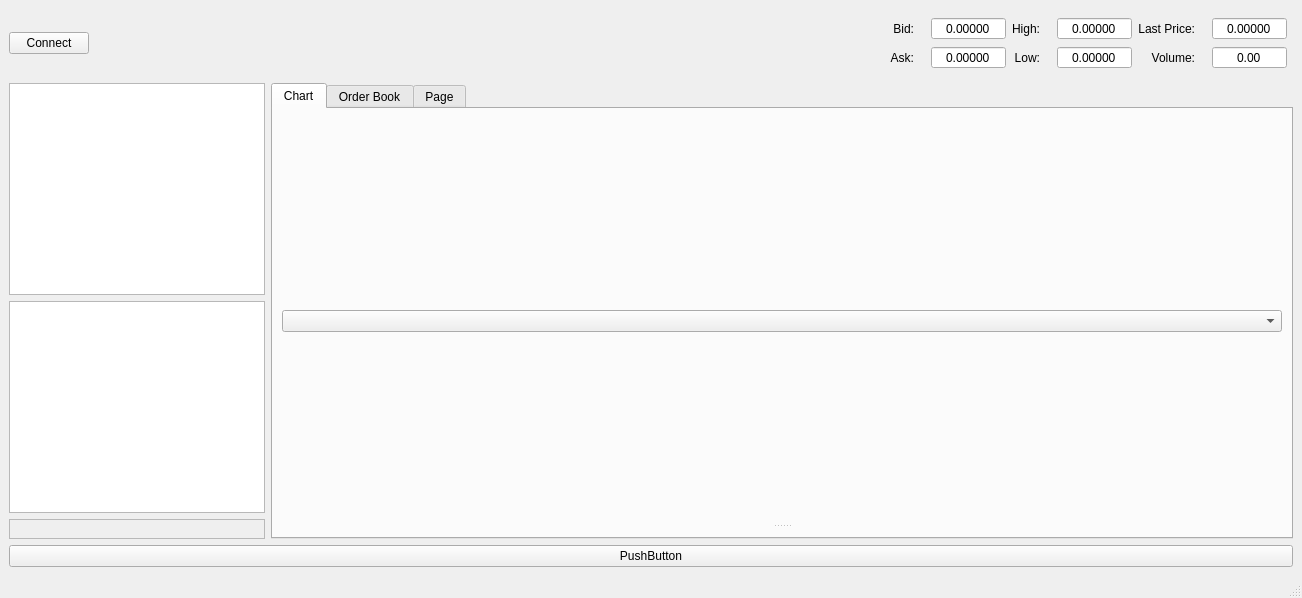
<?xml version="1.0" encoding="UTF-8"?>
<ui version="4.0">
 <class>GroxMainWindow</class>
 <widget class="QMainWindow" name="GroxMainWindow">
  <property name="geometry">
   <rect>
    <x>0</x>
    <y>0</y>
    <width>1302</width>
    <height>598</height>
   </rect>
  </property>
  <property name="windowTitle">
   <string>GroxMainWindow</string>
  </property>
  <widget class="QWidget" name="centralwidget">
   <layout class="QVBoxLayout" name="verticalLayout_2">
    <item>
     <layout class="QHBoxLayout" name="topLayout">
      <property name="sizeConstraint">
       <enum>QLayout::SetDefaultConstraint</enum>
      </property>
      <item>
       <widget class="QPushButton" name="connect_button">
        <property name="text">
         <string>Connect</string>
        </property>
       </widget>
      </item>
      <item>
       <spacer name="horizontalSpacer">
        <property name="orientation">
         <enum>Qt::Horizontal</enum>
        </property>
        <property name="sizeHint" stdset="0">
         <size>
          <width>40</width>
          <height>20</height>
         </size>
        </property>
       </spacer>
      </item>
      <item>
       <widget class="QWidget" name="widgetMarket" native="true">
        <property name="sizePolicy">
         <sizepolicy hsizetype="Preferred" vsizetype="Preferred">
          <horstretch>0</horstretch>
          <verstretch>0</verstretch>
         </sizepolicy>
        </property>
        <property name="minimumSize">
         <size>
          <width>0</width>
          <height>0</height>
         </size>
        </property>
        <property name="maximumSize">
         <size>
          <width>590</width>
          <height>80</height>
         </size>
        </property>
        <property name="accessibleName">
         <string>MARKET_GROUPBOX</string>
        </property>
        <property name="accessibleDescription">
         <string/>
        </property>
        <layout class="QHBoxLayout" name="horizontalLayout_12">
         <property name="spacing">
          <number>6</number>
         </property>
         <property name="leftMargin">
          <number>6</number>
         </property>
         <property name="topMargin">
          <number>8</number>
         </property>
         <property name="rightMargin">
          <number>6</number>
         </property>
         <property name="bottomMargin">
          <number>8</number>
         </property>
         <item>
          <layout class="QGridLayout" name="gridLayout_11">
           <property name="horizontalSpacing">
            <number>4</number>
           </property>
           <property name="verticalSpacing">
            <number>6</number>
           </property>
           <item row="0" column="0">
            <widget class="QLabel" name="bidsLabelIndicator">
             <property name="sizePolicy">
              <sizepolicy hsizetype="Preferred" vsizetype="Preferred">
               <horstretch>0</horstretch>
               <verstretch>0</verstretch>
              </sizepolicy>
             </property>
             <property name="accessibleName">
              <string>TR00008</string>
             </property>
             <property name="text">
              <string>Bid:</string>
             </property>
             <property name="alignment">
              <set>Qt::AlignRight|Qt::AlignTrailing|Qt::AlignVCenter</set>
             </property>
            </widget>
           </item>
           <item row="0" column="1">
            <widget class="QLabel" name="usdLabel2">
             <property name="sizePolicy">
              <sizepolicy hsizetype="Maximum" vsizetype="Preferred">
               <horstretch>0</horstretch>
               <verstretch>0</verstretch>
              </sizepolicy>
             </property>
             <property name="font">
              <font>
               <pointsize>11</pointsize>
               <weight>50</weight>
               <bold>false</bold>
              </font>
             </property>
             <property name="accessibleDescription">
              <string>USD_ICON</string>
             </property>
             <property name="text">
              <string/>
             </property>
             <property name="alignment">
              <set>Qt::AlignCenter</set>
             </property>
            </widget>
           </item>
           <item row="0" column="2">
            <widget class="QDoubleSpinBox" name="marketBid">
             <property name="sizePolicy">
              <sizepolicy hsizetype="Preferred" vsizetype="Fixed">
               <horstretch>0</horstretch>
               <verstretch>0</verstretch>
              </sizepolicy>
             </property>
             <property name="minimumSize">
              <size>
               <width>70</width>
               <height>0</height>
              </size>
             </property>
             <property name="whatsThis">
              <string>BidPrice</string>
             </property>
             <property name="accessibleName">
              <string>PRICE</string>
             </property>
             <property name="accessibleDescription">
              <string>CAN_BE_ZERO</string>
             </property>
             <property name="alignment">
              <set>Qt::AlignCenter</set>
             </property>
             <property name="readOnly">
              <bool>true</bool>
             </property>
             <property name="buttonSymbols">
              <enum>QAbstractSpinBox::NoButtons</enum>
             </property>
             <property name="prefix">
              <string/>
             </property>
             <property name="decimals">
              <number>5</number>
             </property>
             <property name="minimum">
              <double>0.000000000000000</double>
             </property>
             <property name="maximum">
              <double>9999.000000000000000</double>
             </property>
            </widget>
           </item>
           <item row="1" column="0">
            <widget class="QLabel" name="asksLabelIndicator">
             <property name="sizePolicy">
              <sizepolicy hsizetype="Preferred" vsizetype="Preferred">
               <horstretch>0</horstretch>
               <verstretch>0</verstretch>
              </sizepolicy>
             </property>
             <property name="accessibleName">
              <string>TR00009</string>
             </property>
             <property name="text">
              <string>Ask:</string>
             </property>
             <property name="alignment">
              <set>Qt::AlignRight|Qt::AlignTrailing|Qt::AlignVCenter</set>
             </property>
            </widget>
           </item>
           <item row="1" column="1">
            <widget class="QLabel" name="usdLabel3">
             <property name="sizePolicy">
              <sizepolicy hsizetype="Maximum" vsizetype="Preferred">
               <horstretch>0</horstretch>
               <verstretch>0</verstretch>
              </sizepolicy>
             </property>
             <property name="font">
              <font>
               <pointsize>11</pointsize>
               <weight>50</weight>
               <bold>false</bold>
              </font>
             </property>
             <property name="accessibleDescription">
              <string>USD_ICON</string>
             </property>
             <property name="text">
              <string/>
             </property>
             <property name="alignment">
              <set>Qt::AlignCenter</set>
             </property>
            </widget>
           </item>
           <item row="1" column="2">
            <widget class="QDoubleSpinBox" name="marketAsk">
             <property name="sizePolicy">
              <sizepolicy hsizetype="Preferred" vsizetype="Fixed">
               <horstretch>0</horstretch>
               <verstretch>0</verstretch>
              </sizepolicy>
             </property>
             <property name="minimumSize">
              <size>
               <width>70</width>
               <height>0</height>
              </size>
             </property>
             <property name="whatsThis">
              <string>AskPrice</string>
             </property>
             <property name="accessibleName">
              <string>PRICE</string>
             </property>
             <property name="accessibleDescription">
              <string>CAN_BE_ZERO</string>
             </property>
             <property name="alignment">
              <set>Qt::AlignCenter</set>
             </property>
             <property name="readOnly">
              <bool>true</bool>
             </property>
             <property name="buttonSymbols">
              <enum>QAbstractSpinBox::NoButtons</enum>
             </property>
             <property name="prefix">
              <string/>
             </property>
             <property name="decimals">
              <number>5</number>
             </property>
             <property name="minimum">
              <double>0.000000000000000</double>
             </property>
             <property name="maximum">
              <double>9999.000000000000000</double>
             </property>
            </widget>
           </item>
          </layout>
         </item>
         <item>
          <layout class="QGridLayout" name="highLowLayout">
           <property name="sizeConstraint">
            <enum>QLayout::SetDefaultConstraint</enum>
           </property>
           <property name="leftMargin">
            <number>0</number>
           </property>
           <property name="horizontalSpacing">
            <number>4</number>
           </property>
           <property name="verticalSpacing">
            <number>6</number>
           </property>
           <item row="1" column="0">
            <widget class="QLabel" name="label_21">
             <property name="sizePolicy">
              <sizepolicy hsizetype="Preferred" vsizetype="Preferred">
               <horstretch>0</horstretch>
               <verstretch>0</verstretch>
              </sizepolicy>
             </property>
             <property name="accessibleName">
              <string>TR00011</string>
             </property>
             <property name="text">
              <string>Low:</string>
             </property>
             <property name="alignment">
              <set>Qt::AlignRight|Qt::AlignTrailing|Qt::AlignVCenter</set>
             </property>
            </widget>
           </item>
           <item row="0" column="2">
            <widget class="QDoubleSpinBox" name="marketHigh">
             <property name="sizePolicy">
              <sizepolicy hsizetype="Preferred" vsizetype="Fixed">
               <horstretch>0</horstretch>
               <verstretch>0</verstretch>
              </sizepolicy>
             </property>
             <property name="minimumSize">
              <size>
               <width>70</width>
               <height>0</height>
              </size>
             </property>
             <property name="whatsThis">
              <string>HighPrice</string>
             </property>
             <property name="accessibleName">
              <string>PRICE</string>
             </property>
             <property name="accessibleDescription">
              <string>CAN_BE_ZERO</string>
             </property>
             <property name="alignment">
              <set>Qt::AlignCenter</set>
             </property>
             <property name="readOnly">
              <bool>true</bool>
             </property>
             <property name="buttonSymbols">
              <enum>QAbstractSpinBox::NoButtons</enum>
             </property>
             <property name="prefix">
              <string/>
             </property>
             <property name="decimals">
              <number>5</number>
             </property>
             <property name="minimum">
              <double>0.000000000000000</double>
             </property>
             <property name="maximum">
              <double>9999.000000000000000</double>
             </property>
            </widget>
           </item>
           <item row="1" column="2">
            <widget class="QDoubleSpinBox" name="marketLow">
             <property name="sizePolicy">
              <sizepolicy hsizetype="Preferred" vsizetype="Fixed">
               <horstretch>0</horstretch>
               <verstretch>0</verstretch>
              </sizepolicy>
             </property>
             <property name="minimumSize">
              <size>
               <width>70</width>
               <height>0</height>
              </size>
             </property>
             <property name="whatsThis">
              <string>LowPrice</string>
             </property>
             <property name="accessibleName">
              <string>PRICE</string>
             </property>
             <property name="accessibleDescription">
              <string>CAN_BE_ZERO</string>
             </property>
             <property name="alignment">
              <set>Qt::AlignCenter</set>
             </property>
             <property name="readOnly">
              <bool>true</bool>
             </property>
             <property name="buttonSymbols">
              <enum>QAbstractSpinBox::NoButtons</enum>
             </property>
             <property name="prefix">
              <string/>
             </property>
             <property name="decimals">
              <number>5</number>
             </property>
             <property name="minimum">
              <double>0.000000000000000</double>
             </property>
             <property name="maximum">
              <double>9999.000000000000000</double>
             </property>
            </widget>
           </item>
           <item row="1" column="1">
            <widget class="QLabel" name="usdLabel5">
             <property name="sizePolicy">
              <sizepolicy hsizetype="Maximum" vsizetype="Preferred">
               <horstretch>0</horstretch>
               <verstretch>0</verstretch>
              </sizepolicy>
             </property>
             <property name="font">
              <font>
               <pointsize>11</pointsize>
               <weight>50</weight>
               <bold>false</bold>
              </font>
             </property>
             <property name="accessibleDescription">
              <string>USD_ICON</string>
             </property>
             <property name="text">
              <string/>
             </property>
             <property name="alignment">
              <set>Qt::AlignCenter</set>
             </property>
            </widget>
           </item>
           <item row="0" column="0">
            <widget class="QLabel" name="label_20">
             <property name="sizePolicy">
              <sizepolicy hsizetype="Preferred" vsizetype="Preferred">
               <horstretch>0</horstretch>
               <verstretch>0</verstretch>
              </sizepolicy>
             </property>
             <property name="accessibleName">
              <string>TR00010</string>
             </property>
             <property name="text">
              <string>High:</string>
             </property>
             <property name="alignment">
              <set>Qt::AlignRight|Qt::AlignTrailing|Qt::AlignVCenter</set>
             </property>
            </widget>
           </item>
           <item row="0" column="1">
            <widget class="QLabel" name="usdLabel4">
             <property name="sizePolicy">
              <sizepolicy hsizetype="Maximum" vsizetype="Preferred">
               <horstretch>0</horstretch>
               <verstretch>0</verstretch>
              </sizepolicy>
             </property>
             <property name="font">
              <font>
               <pointsize>11</pointsize>
               <weight>50</weight>
               <bold>false</bold>
              </font>
             </property>
             <property name="accessibleDescription">
              <string>USD_ICON</string>
             </property>
             <property name="text">
              <string/>
             </property>
             <property name="alignment">
              <set>Qt::AlignCenter</set>
             </property>
            </widget>
           </item>
          </layout>
         </item>
         <item>
          <layout class="QGridLayout" name="gridLayout_16">
           <property name="sizeConstraint">
            <enum>QLayout::SetMaximumSize</enum>
           </property>
           <property name="leftMargin">
            <number>0</number>
           </property>
           <property name="topMargin">
            <number>0</number>
           </property>
           <property name="horizontalSpacing">
            <number>4</number>
           </property>
           <property name="verticalSpacing">
            <number>6</number>
           </property>
           <item row="1" column="0">
            <widget class="QLabel" name="marketVolumeLabel">
             <property name="sizePolicy">
              <sizepolicy hsizetype="Preferred" vsizetype="Preferred">
               <horstretch>0</horstretch>
               <verstretch>0</verstretch>
              </sizepolicy>
             </property>
             <property name="accessibleName">
              <string>TR00013</string>
             </property>
             <property name="text">
              <string>Volume:</string>
             </property>
             <property name="alignment">
              <set>Qt::AlignRight|Qt::AlignTrailing|Qt::AlignVCenter</set>
             </property>
            </widget>
           </item>
           <item row="1" column="1">
            <widget class="QLabel" name="btcLabel4">
             <property name="sizePolicy">
              <sizepolicy hsizetype="Maximum" vsizetype="Preferred">
               <horstretch>0</horstretch>
               <verstretch>0</verstretch>
              </sizepolicy>
             </property>
             <property name="font">
              <font>
               <pointsize>11</pointsize>
               <weight>50</weight>
               <bold>false</bold>
              </font>
             </property>
             <property name="accessibleDescription">
              <string>BTC_ICON</string>
             </property>
             <property name="text">
              <string/>
             </property>
             <property name="alignment">
              <set>Qt::AlignCenter</set>
             </property>
            </widget>
           </item>
           <item row="1" column="2">
            <widget class="QDoubleSpinBox" name="marketVolume">
             <property name="sizePolicy">
              <sizepolicy hsizetype="Preferred" vsizetype="Fixed">
               <horstretch>0</horstretch>
               <verstretch>0</verstretch>
              </sizepolicy>
             </property>
             <property name="minimumSize">
              <size>
               <width>70</width>
               <height>0</height>
              </size>
             </property>
             <property name="whatsThis">
              <string>DayVolume</string>
             </property>
             <property name="accessibleName">
              <string/>
             </property>
             <property name="alignment">
              <set>Qt::AlignCenter</set>
             </property>
             <property name="readOnly">
              <bool>true</bool>
             </property>
             <property name="buttonSymbols">
              <enum>QAbstractSpinBox::NoButtons</enum>
             </property>
             <property name="specialValueText">
              <string/>
             </property>
             <property name="prefix">
              <string/>
             </property>
             <property name="decimals">
              <number>2</number>
             </property>
             <property name="minimum">
              <double>0.000000000000000</double>
             </property>
             <property name="maximum">
              <double>9999999.000000000000000</double>
             </property>
             <property name="singleStep">
              <double>0.100000000000000</double>
             </property>
            </widget>
           </item>
           <item row="0" column="2">
            <widget class="QDoubleSpinBox" name="marketLast">
             <property name="sizePolicy">
              <sizepolicy hsizetype="Preferred" vsizetype="Fixed">
               <horstretch>0</horstretch>
               <verstretch>0</verstretch>
              </sizepolicy>
             </property>
             <property name="minimumSize">
              <size>
               <width>70</width>
               <height>0</height>
              </size>
             </property>
             <property name="whatsThis">
              <string>LastPrice</string>
             </property>
             <property name="accessibleName">
              <string>PRICE</string>
             </property>
             <property name="accessibleDescription">
              <string>CAN_BE_ZERO</string>
             </property>
             <property name="alignment">
              <set>Qt::AlignCenter</set>
             </property>
             <property name="readOnly">
              <bool>true</bool>
             </property>
             <property name="buttonSymbols">
              <enum>QAbstractSpinBox::NoButtons</enum>
             </property>
             <property name="prefix">
              <string/>
             </property>
             <property name="decimals">
              <number>5</number>
             </property>
             <property name="minimum">
              <double>0.000000000000000</double>
             </property>
             <property name="maximum">
              <double>9999.000000000000000</double>
             </property>
            </widget>
           </item>
           <item row="0" column="0">
            <widget class="QLabel" name="label_24">
             <property name="sizePolicy">
              <sizepolicy hsizetype="Preferred" vsizetype="Preferred">
               <horstretch>0</horstretch>
               <verstretch>0</verstretch>
              </sizepolicy>
             </property>
             <property name="accessibleName">
              <string>TR00012</string>
             </property>
             <property name="text">
              <string>Last Price:</string>
             </property>
             <property name="alignment">
              <set>Qt::AlignRight|Qt::AlignTrailing|Qt::AlignVCenter</set>
             </property>
            </widget>
           </item>
           <item row="0" column="1">
            <widget class="QLabel" name="usdLabel6">
             <property name="sizePolicy">
              <sizepolicy hsizetype="Maximum" vsizetype="Preferred">
               <horstretch>0</horstretch>
               <verstretch>0</verstretch>
              </sizepolicy>
             </property>
             <property name="font">
              <font>
               <pointsize>11</pointsize>
               <weight>50</weight>
               <bold>false</bold>
              </font>
             </property>
             <property name="accessibleDescription">
              <string>USD_ICON</string>
             </property>
             <property name="text">
              <string/>
             </property>
             <property name="alignment">
              <set>Qt::AlignCenter</set>
             </property>
            </widget>
           </item>
          </layout>
         </item>
        </layout>
       </widget>
      </item>
     </layout>
    </item>
    <item>
     <layout class="QHBoxLayout" name="horizontalLayout">
      <item>
       <layout class="QVBoxLayout" name="verticalLayout">
        <item>
         <widget class="QPlainTextEdit" name="json_text_1">
          <property name="sizePolicy">
           <sizepolicy hsizetype="Expanding" vsizetype="Expanding">
            <horstretch>0</horstretch>
            <verstretch>0</verstretch>
           </sizepolicy>
          </property>
         </widget>
        </item>
        <item>
         <widget class="QPlainTextEdit" name="json_text_3">
          <property name="sizePolicy">
           <sizepolicy hsizetype="Expanding" vsizetype="Expanding">
            <horstretch>0</horstretch>
            <verstretch>0</verstretch>
           </sizepolicy>
          </property>
         </widget>
        </item>
        <item>
         <widget class="QFrame" name="order_frame">
          <property name="minimumSize">
           <size>
            <width>0</width>
            <height>0</height>
           </size>
          </property>
          <property name="frameShape">
           <enum>QFrame::StyledPanel</enum>
          </property>
          <property name="frameShadow">
           <enum>QFrame::Raised</enum>
          </property>
          <layout class="QGridLayout" name="gridLayout">
           <item row="0" column="0">
            <layout class="QVBoxLayout" name="orderbook_layout"/>
           </item>
          </layout>
         </widget>
        </item>
       </layout>
      </item>
      <item>
       <widget class="QTabWidget" name="tabWidget">
        <property name="sizePolicy">
         <sizepolicy hsizetype="Expanding" vsizetype="Expanding">
          <horstretch>1</horstretch>
          <verstretch>1</verstretch>
         </sizepolicy>
        </property>
        <property name="currentIndex">
         <number>0</number>
        </property>
        <widget class="QWidget" name="chart_tab">
         <attribute name="title">
          <string>Chart</string>
         </attribute>
         <layout class="QVBoxLayout" name="verticalLayout_3">
          <item>
           <widget class="QSplitter" name="splitter_2">
            <property name="orientation">
             <enum>Qt::Vertical</enum>
            </property>
            <widget class="QWidget" name="horizontalLayoutWidget">
             <layout class="QHBoxLayout" name="candlestick_layout">
              <item>
               <widget class="QComboBox" name="candle_combo">
                <property name="currentText">
                 <string/>
                </property>
               </widget>
              </item>
             </layout>
            </widget>
            <widget class="QWidget" name="verticalLayoutWidget">
             <layout class="QVBoxLayout" name="volume_layout"/>
            </widget>
           </widget>
          </item>
         </layout>
        </widget>
        <widget class="QWidget" name="tab_2">
         <attribute name="title">
          <string>Order Book</string>
         </attribute>
         <layout class="QVBoxLayout" name="verticalLayout_4">
          <item>
           <layout class="QGridLayout" name="gridLayout_27">
            <item row="0" column="3">
             <widget class="QLabel" name="bidsLabel">
              <property name="sizePolicy">
               <sizepolicy hsizetype="Expanding" vsizetype="Preferred">
                <horstretch>0</horstretch>
                <verstretch>0</verstretch>
               </sizepolicy>
              </property>
              <property name="accessibleName">
               <string>BUY_ORDERS</string>
              </property>
              <property name="styleSheet">
               <string notr="true">color: blue</string>
              </property>
              <property name="text">
               <string>Bids</string>
              </property>
              <property name="alignment">
               <set>Qt::AlignCenter</set>
              </property>
             </widget>
            </item>
            <item row="0" column="0">
             <widget class="QLabel" name="asksLabel">
              <property name="sizePolicy">
               <sizepolicy hsizetype="Expanding" vsizetype="Preferred">
                <horstretch>0</horstretch>
                <verstretch>0</verstretch>
               </sizepolicy>
              </property>
              <property name="accessibleName">
               <string>SELL_ORDERS</string>
              </property>
              <property name="styleSheet">
               <string notr="true">color: red</string>
              </property>
              <property name="text">
               <string>Asks</string>
              </property>
              <property name="alignment">
               <set>Qt::AlignCenter</set>
              </property>
             </widget>
            </item>
            <item row="0" column="1">
             <widget class="QPushButton" name="swapDepth">
              <property name="text">
               <string/>
              </property>
              <property name="icon">
               <iconset>
                <normaloff>:/Resources/Swap.png</normaloff>:/Resources/Swap.png</iconset>
              </property>
              <property name="iconSize">
               <size>
                <width>32</width>
                <height>16</height>
               </size>
              </property>
             </widget>
            </item>
           </layout>
          </item>
          <item>
           <layout class="QHBoxLayout" name="horizontalLayout_20">
            <property name="rightMargin">
             <number>10</number>
            </property>
            <item>
             <widget class="QLabel" name="lagApiLabel_2">
              <property name="sizePolicy">
               <sizepolicy hsizetype="Preferred" vsizetype="Maximum">
                <horstretch>0</horstretch>
                <verstretch>0</verstretch>
               </sizepolicy>
              </property>
              <property name="minimumSize">
               <size>
                <width>0</width>
                <height>0</height>
               </size>
              </property>
              <property name="accessibleName">
               <string>TR00016</string>
              </property>
              <property name="text">
               <string>Lag:</string>
              </property>
              <property name="alignment">
               <set>Qt::AlignRight|Qt::AlignTrailing|Qt::AlignVCenter</set>
              </property>
             </widget>
            </item>
            <item>
             <widget class="QDoubleSpinBox" name="depthLag">
              <property name="sizePolicy">
               <sizepolicy hsizetype="Preferred" vsizetype="Fixed">
                <horstretch>0</horstretch>
                <verstretch>0</verstretch>
               </sizepolicy>
              </property>
              <property name="minimumSize">
               <size>
                <width>90</width>
                <height>0</height>
               </size>
              </property>
              <property name="accessibleName">
               <string>TR00113</string>
              </property>
              <property name="styleSheet">
               <string notr="true"/>
              </property>
              <property name="alignment">
               <set>Qt::AlignCenter</set>
              </property>
              <property name="readOnly">
               <bool>true</bool>
              </property>
              <property name="buttonSymbols">
               <enum>QAbstractSpinBox::NoButtons</enum>
              </property>
              <property name="prefix">
               <string/>
              </property>
              <property name="suffix">
               <string> sec</string>
              </property>
              <property name="decimals">
               <number>3</number>
              </property>
              <property name="minimum">
               <double>0.000000000000000</double>
              </property>
              <property name="maximum">
               <double>9999.000000000000000</double>
              </property>
              <property name="value">
               <double>9999.000000000000000</double>
              </property>
             </widget>
            </item>
            <item>
             <spacer name="horizontalSpacer_8">
              <property name="orientation">
               <enum>Qt::Horizontal</enum>
              </property>
              <property name="sizeHint" stdset="0">
               <size>
                <width>0</width>
                <height>20</height>
               </size>
              </property>
             </spacer>
            </item>
           </layout>
          </item>
          <item>
           <spacer name="horizontalSpacer_9">
            <property name="orientation">
             <enum>Qt::Horizontal</enum>
            </property>
            <property name="sizeHint" stdset="0">
             <size>
              <width>999</width>
              <height>20</height>
             </size>
            </property>
           </spacer>
          </item>
          <item>
           <layout class="QHBoxLayout" name="horizontalLayout_15">
            <item>
             <widget class="QTableView" name="depthAsksTable">
              <property name="contextMenuPolicy">
               <enum>Qt::CustomContextMenu</enum>
              </property>
              <property name="styleSheet">
               <string notr="true">font-size:12px</string>
              </property>
              <property name="horizontalScrollBarPolicy">
               <enum>Qt::ScrollBarAlwaysOff</enum>
              </property>
              <property name="editTriggers">
               <set>QAbstractItemView::NoEditTriggers</set>
              </property>
              <property name="showDropIndicator" stdset="0">
               <bool>false</bool>
              </property>
              <property name="alternatingRowColors">
               <bool>true</bool>
              </property>
              <property name="selectionBehavior">
               <enum>QAbstractItemView::SelectRows</enum>
              </property>
              <property name="textElideMode">
               <enum>Qt::ElideNone</enum>
              </property>
              <property name="verticalScrollMode">
               <enum>QAbstractItemView::ScrollPerPixel</enum>
              </property>
              <property name="horizontalScrollMode">
               <enum>QAbstractItemView::ScrollPerPixel</enum>
              </property>
              <property name="showGrid">
               <bool>false</bool>
              </property>
              <property name="wordWrap">
               <bool>false</bool>
              </property>
              <attribute name="horizontalHeaderMinimumSectionSize">
               <number>10</number>
              </attribute>
              <attribute name="horizontalHeaderHighlightSections">
               <bool>false</bool>
              </attribute>
              <attribute name="verticalHeaderVisible">
               <bool>false</bool>
              </attribute>
              <attribute name="verticalHeaderHighlightSections">
               <bool>false</bool>
              </attribute>
             </widget>
            </item>
            <item>
             <widget class="QTableView" name="depthBidsTable">
              <property name="contextMenuPolicy">
               <enum>Qt::CustomContextMenu</enum>
              </property>
              <property name="styleSheet">
               <string notr="true">font-size:12px</string>
              </property>
              <property name="horizontalScrollBarPolicy">
               <enum>Qt::ScrollBarAlwaysOff</enum>
              </property>
              <property name="editTriggers">
               <set>QAbstractItemView::NoEditTriggers</set>
              </property>
              <property name="showDropIndicator" stdset="0">
               <bool>false</bool>
              </property>
              <property name="alternatingRowColors">
               <bool>true</bool>
              </property>
              <property name="selectionBehavior">
               <enum>QAbstractItemView::SelectRows</enum>
              </property>
              <property name="textElideMode">
               <enum>Qt::ElideNone</enum>
              </property>
              <property name="verticalScrollMode">
               <enum>QAbstractItemView::ScrollPerPixel</enum>
              </property>
              <property name="horizontalScrollMode">
               <enum>QAbstractItemView::ScrollPerPixel</enum>
              </property>
              <property name="showGrid">
               <bool>false</bool>
              </property>
              <property name="wordWrap">
               <bool>false</bool>
              </property>
              <attribute name="horizontalHeaderMinimumSectionSize">
               <number>10</number>
              </attribute>
              <attribute name="horizontalHeaderHighlightSections">
               <bool>false</bool>
              </attribute>
              <attribute name="verticalHeaderVisible">
               <bool>false</bool>
              </attribute>
              <attribute name="verticalHeaderHighlightSections">
               <bool>false</bool>
              </attribute>
             </widget>
            </item>
           </layout>
          </item>
          <item>
           <layout class="QGridLayout" name="gridLayout_31">
            <property name="topMargin">
             <number>3</number>
            </property>
            <item row="0" column="1">
             <widget class="QLabel" name="usdLabel2_2">
              <property name="sizePolicy">
               <sizepolicy hsizetype="Maximum" vsizetype="Preferred">
                <horstretch>0</horstretch>
                <verstretch>0</verstretch>
               </sizepolicy>
              </property>
              <property name="font">
               <font>
                <pointsize>11</pointsize>
                <weight>50</weight>
                <bold>false</bold>
               </font>
              </property>
              <property name="accessibleDescription">
               <string>USD_ICON</string>
              </property>
              <property name="text">
               <string/>
              </property>
              <property name="alignment">
               <set>Qt::AlignCenter</set>
              </property>
             </widget>
            </item>
            <item row="0" column="5">
             <widget class="QLabel" name="labelDepthLimit">
              <property name="sizePolicy">
               <sizepolicy hsizetype="Preferred" vsizetype="Maximum">
                <horstretch>0</horstretch>
                <verstretch>0</verstretch>
               </sizepolicy>
              </property>
              <property name="minimumSize">
               <size>
                <width>0</width>
                <height>0</height>
               </size>
              </property>
              <property name="accessibleName">
               <string>ROWS_TO_DISPLAY</string>
              </property>
              <property name="text">
               <string>Rows to Display:</string>
              </property>
              <property name="alignment">
               <set>Qt::AlignRight|Qt::AlignTrailing|Qt::AlignVCenter</set>
              </property>
             </widget>
            </item>
            <item row="0" column="2">
             <widget class="QComboBox" name="comboBoxGroupByPrice">
              <property name="sizePolicy">
               <sizepolicy hsizetype="Preferred" vsizetype="Fixed">
                <horstretch>0</horstretch>
                <verstretch>0</verstretch>
               </sizepolicy>
              </property>
              <property name="maxVisibleItems">
               <number>30</number>
              </property>
             </widget>
            </item>
            <item row="0" column="6">
             <widget class="QComboBox" name="depthComboBoxLimitRows">
              <property name="maxVisibleItems">
               <number>30</number>
              </property>
              <item>
               <property name="text">
                <string>10000</string>
               </property>
              </item>
              <item>
               <property name="text">
                <string>2000</string>
               </property>
              </item>
              <item>
               <property name="text">
                <string>1000</string>
               </property>
              </item>
              <item>
               <property name="text">
                <string>500</string>
               </property>
              </item>
              <item>
               <property name="text">
                <string>250</string>
               </property>
              </item>
              <item>
               <property name="text">
                <string>100</string>
               </property>
              </item>
              <item>
               <property name="text">
                <string>50</string>
               </property>
              </item>
              <item>
               <property name="text">
                <string>25</string>
               </property>
              </item>
              <item>
               <property name="text">
                <string>20</string>
               </property>
              </item>
              <item>
               <property name="text">
                <string>15</string>
               </property>
              </item>
              <item>
               <property name="text">
                <string>10</string>
               </property>
              </item>
              <item>
               <property name="text">
                <string>5</string>
               </property>
              </item>
             </widget>
            </item>
            <item row="0" column="4">
             <spacer name="horizontalSpacer_7">
              <property name="orientation">
               <enum>Qt::Horizontal</enum>
              </property>
              <property name="sizeHint" stdset="0">
               <size>
                <width>40</width>
                <height>20</height>
               </size>
              </property>
             </spacer>
            </item>
            <item row="0" column="0">
             <widget class="QLabel" name="labelGroupByPrice">
              <property name="sizePolicy">
               <sizepolicy hsizetype="Preferred" vsizetype="Maximum">
                <horstretch>0</horstretch>
                <verstretch>0</verstretch>
               </sizepolicy>
              </property>
              <property name="minimumSize">
               <size>
                <width>0</width>
                <height>0</height>
               </size>
              </property>
              <property name="accessibleName">
               <string>GROUP_BY_PRICE</string>
              </property>
              <property name="text">
               <string>Group by Price:</string>
              </property>
              <property name="alignment">
               <set>Qt::AlignRight|Qt::AlignTrailing|Qt::AlignVCenter</set>
              </property>
             </widget>
            </item>
            <item row="0" column="3">
             <widget class="QCheckBox" name="depthAutoResize">
              <property name="accessibleName">
               <string>AUTO_RESIZE_COLUMNS</string>
              </property>
              <property name="text">
               <string>Auto Resize Columns</string>
              </property>
              <property name="checked">
               <bool>true</bool>
              </property>
             </widget>
            </item>
           </layout>
          </item>
         </layout>
        </widget>
        <widget class="QWidget" name="tab_5">
         <attribute name="title">
          <string>Page</string>
         </attribute>
         <widget class="QLabel" name="image_label">
          <property name="geometry">
           <rect>
            <x>70</x>
            <y>30</y>
            <width>1284</width>
            <height>150</height>
           </rect>
          </property>
          <property name="text">
           <string>TextLabel</string>
          </property>
         </widget>
        </widget>
       </widget>
      </item>
     </layout>
    </item>
    <item>
     <widget class="QPushButton" name="pushButton">
      <property name="text">
       <string>PushButton</string>
      </property>
     </widget>
    </item>
   </layout>
  </widget>
  <widget class="QMenuBar" name="menubar">
   <property name="geometry">
    <rect>
     <x>0</x>
     <y>0</y>
     <width>1302</width>
     <height>22</height>
    </rect>
   </property>
  </widget>
  <widget class="QStatusBar" name="statusbar"/>
 </widget>
 <resources>
  <include location="../../QtBitcoinTrader/src/QtResource.qrc"/>
 </resources>
 <connections/>
</ui>
